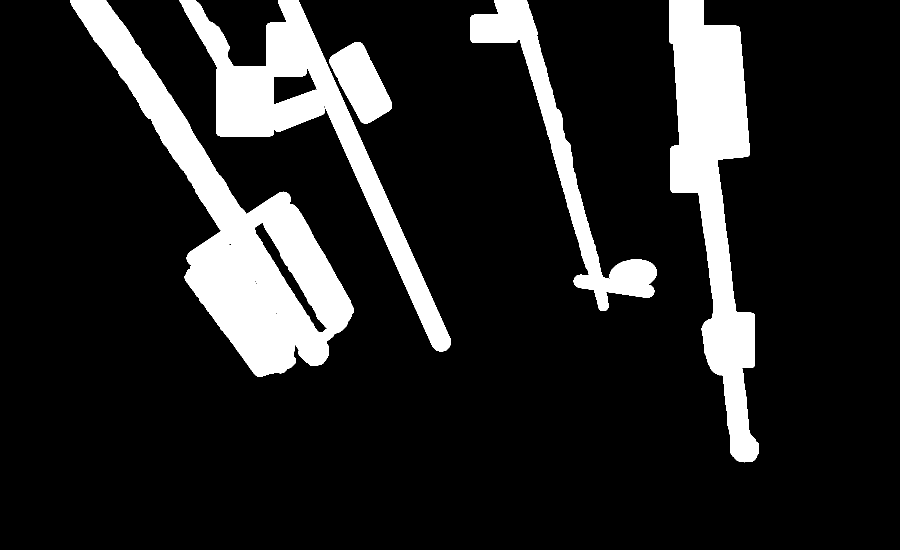
#> input picture tools/depth/bakes/polariser/street.png, 1800 x 1100 px (shown at 1/2 size)
$ python plate.py 1.0 1.0 1.0 1.0 street.png
#> lines starting #> are read from the running program, lines starting #| are printed output that depends on the picture; after the words box and inside, x2 and y2 are one past the last pixel; in counts of white or black regions, pixels touching at a corner belong together; long printed decimals are rounded
### tools/depth/bakes/polariser/cam.py
import numpy as np, cv2
def load(fn):
#> called with fn = 'street.png'
    im = cv2.imread(fn, cv2.IMREAD_ANYDEPTH | cv2.IMREAD_COLOR)
#> im is the input picture: shape (1100, 1800, 3); 14.7% white; 5 white regions, box (x1, y1, x2, y2) and area: (141, 0, 708, 754) 104432, (1338, 0, 1518, 925) 77922, (359, 0, 902, 704) 63734, (941, 0, 1314, 622) 33470, (659, 84, 784, 248) 11386
    return im[..., ::-1].astype(np.float32)  # RGB linear
#| hdr street.png (1100, 1800, 3)
def lonlat_to_dir(lon, lat):
    return np.stack([np.cos(lat)*np.sin(lon), np.sin(lat), np.cos(lat)*np.cos(lon)], -1)
def find_sun(eq):
    H, W = eq.shape[:2]
#> H = 1100; W = 1800
    L = eq @ np.array([0.2126, 0.7152, 0.0722], np.float32)
    Lb = cv2.GaussianBlur(L, (0, 0), 3)
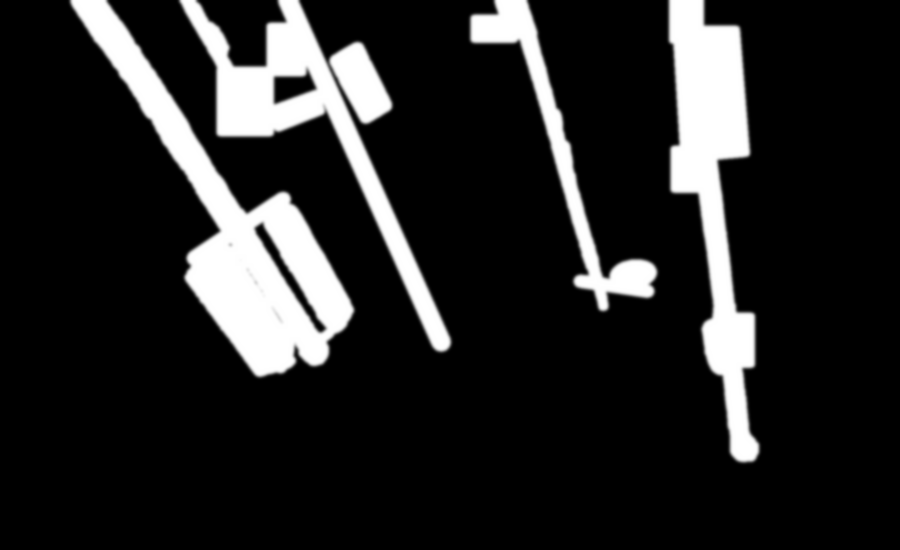
#> Lb: shape (1100, 1800) float32 (shown at 1/2 size); min 0, max 255, mean 37.5; drawn with min black and max white
    v, u = np.unravel_index(np.argmax(Lb), Lb.shape)
#> v = 0; u = 155
    lon = (u + 0.5) / W * 2 * np.pi - np.pi
#> lon = -2.6
    lat = np.pi / 2 - (v + 0.5) / H * np.pi
#> lat = 1.57
    return lon, lat, L.max(), (u, v)
def basis(yaw, pitch, roll=0.0):
    # camera forward/right/up in world (y up). yaw about y, pitch up positive.
    y, p, r = np.radians([yaw, pitch, roll])
    f = np.array([np.cos(p)*np.sin(y), np.sin(p), np.cos(p)*np.cos(y)])
    right = np.array([np.cos(y), 0, -np.sin(y)])
    up = np.cross(f, right)  # f x right -> up
    cr, sr = np.cos(r), np.sin(r)
    right, up = cr*right + sr*up, -sr*right + cr*up
    return f, right, up
# [8 lines left out: function dirs, not called in this run]
def sample(eq, d):
    H, W = eq.shape[:2]
    lon = np.arctan2(d[..., 0], d[..., 2]); lat = np.arcsin(np.clip(d[..., 1], -1, 1))
    u = ((lon + np.pi) / (2*np.pi) * W - 0.5).astype(np.float32)
    v = ((np.pi/2 - lat) / np.pi * H - 0.5).astype(np.float32)
    return cv2.remap(eq, u, v, cv2.INTER_LANCZOS4, borderMode=cv2.BORDER_WRAP)
# [4 lines left out: function tm, not called in this run]
def dirs_stereo(W, H, yaw, pitch, hfov, roll=0.0):
    # Stereographic: plane point p = 2 d_perp / (1 + d.f); the horizontal edge
    # sits at hfov/2 from the axis, i.e. |p| = 2 tan(hfov/4).
    f, right, up = basis(yaw, pitch, roll)
    X = 2 * np.tan(np.radians(hfov) / 4)
    xs = ((np.arange(W) + 0.5) / W * 2 - 1) * X
    ys = (1 - (np.arange(H) + 0.5) / H * 2) * X * H / W
    x, y = np.meshgrid(xs, ys)
    r2 = x * x + y * y
    a = 4 / (4 + r2)
    d = (a * x)[..., None] * right + (a * y)[..., None] * up + ((4 - r2) / (4 + r2))[..., None] * f
    return d / np.linalg.norm(d, axis=-1, keepdims=True)

### tools/depth/bakes/polariser/plate.py
# Plate order (run from a scratch dir, with this dir on PYTHONPATH):
#   plate.py 17 89 119 140 -> depth_hr.py on out/plate.jpg -> reproj.py -> assets.py
#   -> clean.py out/plate.jpg out/aux.png (frame-edge fragments to sky) -> hero.py
#   -> turn.py 120 84 50 out/plate.jpg out/aux.png turned/ (re-aims the cleaned
#      plate: 84 deg up, six degrees off the zenith toward the lightship, rolled
#      so the apartment block walls the top, the pointed tower and glass block
#      the left, and the mast, drum and far quay the foot; the open sky and the
#      dark band sit inside those three walls)
#   -> hero.py turned/plate.jpg turned/aux.png 120 84 50 (HERO for the old crop)
#   -> skyfix.py turned/plate.jpg turned/aux.png out_aux.png (sky the new
#      window brings in: the aureole wedge top left, the far-quay haze)
#   -> view.py turned/plate.jpg out_aux.png (the print's zenith-centred general
#      perspective window; engine VIEW and HERO)
#   -> clean.py --turned turned/plate.jpg out_aux.png plate.jpg aux.png (the
#      fragment that window brings in: the distant slatted tower top left)
#   -> clean.py --street plate.jpg aux.png plate.jpg aux.png (the street
#      furniture across the block's corner, street.png)
#   -> seam.py plate.jpg plate.jpg (the thin veil's cut-out edge right of
#      the block's corner, given a soft, frayed density falloff)
# aux_old.png for reproj.py: git show 39c5ed8:public/lab/polariser/aux.png > aux_old.png
# HDRI: Poly Haven docklands_01 at 16k, its native maximum (the 8k gave the
# plate only about 11 px/deg at the frame centre, so facades and window grids
# went to mush):
#   https://dl.polyhaven.org/file/ph-assets/HDRIs/hdr/16k%2B/docklands_01_16k.hdr
# Pass its path as the fifth argument, or set HDR.
# Worm's-eye plate: stereographic, the axis 89 deg up, a degree off the zenith
# toward the big apartment block, which wraps the top left; the pointed
# apartment tower leans in from the left, the glass block from the bottom
# left, the red mast stands up from the foot of the print and the second glass
# block comes in from the bottom right, so the open sky sits in the middle of a
# canyon of towers. Rolled to 119 (from 135): at pitch 89 roll only turns the
# picture, and 16 deg is the least turn that lifts the whole yellow and red
# chevron hoarding on the quay off the top right of the 0.92 crop, so the mast
# is the only warm colour in the print. Portrait 4:5, 3840x4800, about 22
# px/deg at the centre and 35 at the rim, so the print (at most about 2200
# device px wide) always downsamples it. The print crops 92% of it, which is a
# 140 deg horizontal field on the page (stereographic:
# 4 atan(tan(field / 4) / 0.92) across the plate).
# Each plate pixel is the mean of an SS x SS grid of Lanczos-4 lookups into the
# equirectangular HDRI, so the minified lookup near the zenith (where the
# equirect rows are dense) does not alias and edges stay crisp.
import os, sys, numpy as np, cv2, json
sys.path.insert(0, os.path.dirname(os.path.abspath(__file__)))
from cam import *
AZ, P, ROLL = float(sys.argv[1]), float(sys.argv[2]), float(sys.argv[3])
FIELD = float(sys.argv[4]) if len(sys.argv) > 4 else 140
HDR = sys.argv[5] if len(sys.argv) > 5 else os.environ.get('HDR', '/tmp/claude-0/dl-polariser/docklands_01_16k.hdr')
eq = load(HDR)
print('hdr', HDR, eq.shape)
lon, lat, mx, uv = find_sun(eq)
#> lon = -2.6; lat = 1.57; mx = 255; uv = (155, 0)
# The engine keeps the sun measured on the 8k (the glass geometry was solved
# against it); report the 16k's so a drift would show.
SUN = (38.12255859375, 28.762207031249996)
print('sun', np.degrees(lon), np.degrees(lat), mx, 'drift deg', np.degrees(lon) - SUN[0], np.degrees(lat) - SUN[1])
#| sun -148.9 89.918 255.0 drift deg -187.023 61.156
M = 0.92
F = 4 * np.degrees(np.arctan(np.tan(np.radians(FIELD) / 4) / M))
W, H = 3840, 4800
SS = 2
d = dirs_stereo(W, H, AZ, P, F, ROLL).astype(np.float32)
# Supersample in strips of rows so the fine lookup grid stays small.
X = 2 * np.tan(np.radians(F) / 4)
f, right, up = basis(AZ, P, ROLL)
xs = ((np.arange(W * SS) + 0.5) / (W * SS) * 2 - 1) * X
im = np.zeros((H, W, 3), np.float32)
STRIP = 160
for y0 in range(0, H, STRIP):
    y1 = min(H, y0 + STRIP)
    ys = (1 - (np.arange(y0 * SS, y1 * SS) + 0.5) / (H * SS) * 2) * X * H / W
    x, y = np.meshgrid(xs, ys)
    r2 = x * x + y * y
    a = 4 / (4 + r2)
    dd = (a * x)[..., None] * right + (a * y)[..., None] * up + ((4 - r2) / (4 + r2))[..., None] * f
    dd /= np.linalg.norm(dd, axis=-1, keepdims=True)
    s = np.maximum(sample(eq, dd), 0)
    im[y0:y1] = s.reshape(y1 - y0, SS, W, SS, 3).mean((1, 3))
    print('rows', y1, end='\r', flush=True)
#> this loop made 30 passes
#> pass 1, in sample, `lon = np.arctan2(d[..., 0], d[..., 2])`:
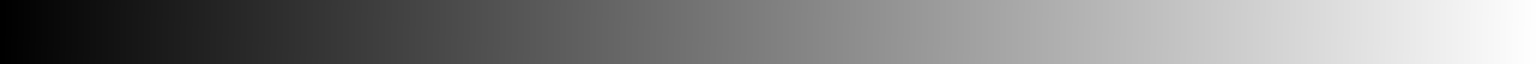
#> lon: shape (320, 7680) float64 (shown at 1/5 size); min 0.00776, max 0.0267, mean 0.0173; drawn with min black and max white
#> pass 1, in sample, `lat = np.arcsin(np.clip(d[..., 1], -1, 1))`:
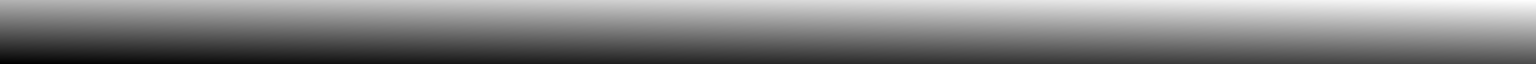
#> lat: shape (320, 7680) float64 (shown at 1/5 size); min 0.0284, max 0.0295, mean 0.0289; drawn with min black and max white
#> pass 1, in sample, `v = ((np.pi/2 - lat) / np.pi * H - 0.5).astype(np.float32)`:
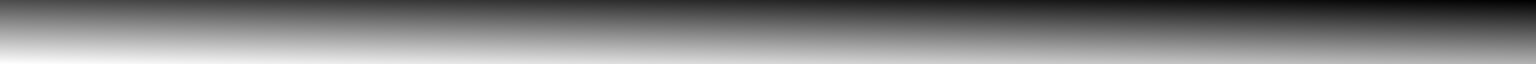
#> v: shape (320, 7680) float32 (shown at 1/5 size); min 539.2, max 539.6, mean 539.4; drawn with min black and max white
#> after the loop:
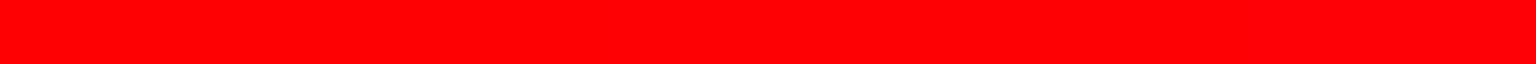
#> dd: shape (320, 7680, 3) float64 (shown at 1/5 size); mean of channels 0, 1, 2 0.0177, 0.00599, 1; drawn as B, G, R
#> after the loop: im: shape (4800, 3840, 3) float32; every value is 0
print()
del eq
#> (the run stopped early here; a loop or call above may not have finished)
